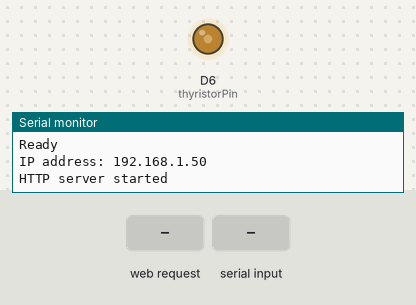
Bench run of a sketch on a simulated ESP8266 (NodeMCU). Shown: output pins drawn as LEDs (lit = HIGH), the last lines printed to the serial monitor. The test bench sets the inputs (shaded band). WiFi joins after 1.5 s; servers stay silent unless stated.

Above: at 2.7 s.
2.8 s: HTTP request GET / received
At 3.51 s:
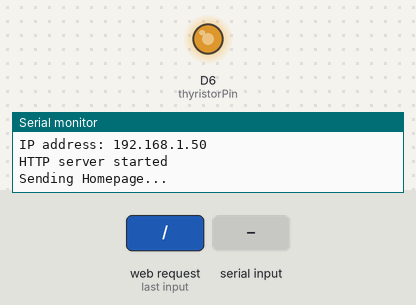
5.8 s: "90,45\n" received over Serial
At 6.95 s:
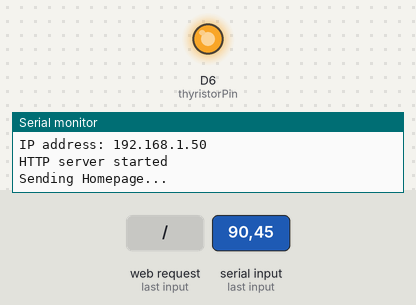
8.8 s: HTTP request GET /setBrightness received
At 10.2 s:
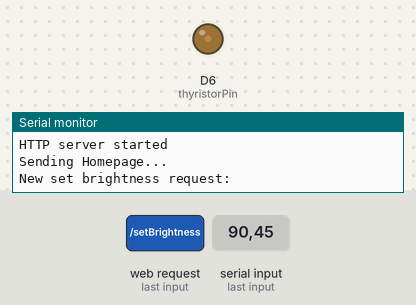
Timing chart, 0 to 11.8 s (numbered marks = the images above; inputs shaded):
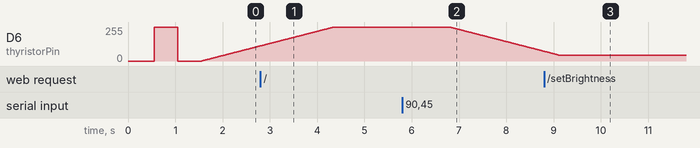

The sketch:

WiFi_Salt_Lamp.ino
```cpp
/**
 * The main parameters to configure this sketch accordingly to your hardware setup are:
 *  - syncPin, that is the pin listening to AC zero cross signal
 *  - light, the pin which is connected to the thyristor
 */

#include "dimmable_light.h"
#include <ESP8266WiFi.h>
#include <ESP8266WiFiMulti.h>
#include <WiFiClient.h>
#include <ESP8266mDNS.h>
#include <ESP8266WebServer.h>
#include <ArduinoOTA.h>

ESP8266WebServer server(80);

const char *ssid = "SSID";
const char *pass = "PASSWORD";

const int syncPin = D5;
const int thyristorPin = D6;
DimmableLight light(thyristorPin);

int currentBrightness = 0;
int targetBrightness = 255;
int nextUpdateTime = 0;
bool powered = true;

void UpdateBrightness() {
  if (millis() > nextUpdateTime) {
    if (powered) {
      if (currentBrightness < targetBrightness) {
        currentBrightness++;
        light.setBrightness(currentBrightness);
      }
      if (currentBrightness > targetBrightness) {
        currentBrightness--;
        light.setBrightness(currentBrightness);
      }
    }
    else {
      if (currentBrightness > 0) {
        currentBrightness--;
        light.setBrightness(currentBrightness);
      }
    }

    nextUpdateTime = millis() + 10;
  }
}


void setup() {
  Serial.begin(115200);

  while(!Serial);


  Serial.println();
  Serial.println("Dimmable Light for Arduino: first example");

  Serial.print("Init the dimmable light class... ");
  DimmableLight::setSyncPin(syncPin);
  // VERY IMPORTANT: Call this method to start internal light routine
  DimmableLight::begin();
  Serial.println("Done!");


  Serial.println("");
  WiFi.begin(ssid, pass);

  Serial.println();
  delay(50);
  Serial.print("Connecting to ");
  Serial.print(ssid);
  bool LED_ON = false;

  while (WiFi.status() != WL_CONNECTED || !LED_ON) {
    Serial.print(".");
    light.setBrightness(LED_ON * 255);
    LED_ON = !LED_ON;
    delay(500);
  }

  Serial.println("");
  Serial.println("Connected!");
  Serial.print("IP Address: ");
  Serial.println(WiFi.localIP());
  Serial.print("Router IP: ");
  Serial.println(WiFi.gatewayIP().toString());


  ArduinoOTA.setHostname("salt");
  ArduinoOTA.onStart([]() {
    String type;
    if (ArduinoOTA.getCommand() == U_FLASH) {
      type = "sketch";
    } else { // U_FS
      type = "filesystem";
    }

    // NOTE: if updating FS this would be the place to unmount FS using FS.end()
    Serial.println("Start updating " + type);
  });
  ArduinoOTA.onEnd([]() {
    Serial.println("\nEnd");
  });
  ArduinoOTA.onProgress([](unsigned int progress, unsigned int total) {
    Serial.printf("Progress: %u%%\r", (progress / (total / 100)));
  });
  ArduinoOTA.onError([](ota_error_t error) {
    Serial.printf("Error[%u]: ", error);
    if (error == OTA_AUTH_ERROR) {
      Serial.println("Auth Failed");
    } else if (error == OTA_BEGIN_ERROR) {
      Serial.println("Begin Failed");
    } else if (error == OTA_CONNECT_ERROR) {
      Serial.println("Connect Failed");
    } else if (error == OTA_RECEIVE_ERROR) {
      Serial.println("Receive Failed");
    } else if (error == OTA_END_ERROR) {
      Serial.println("End Failed");
    }
  });
  ArduinoOTA.begin();
  Serial.println("Ready");
  Serial.print("IP address: ");
  Serial.println(WiFi.localIP());


/*
  // mDNS   =================================================================
  if (MDNS.begin("salt")) //  http://salt.local
    Serial.println("mDNS responder started");
  else
    Serial.println("Error starting mDNS");
*/

  // Web Interface ==============================================================
  server.on("/", HTTP_GET, HandleRoot);
  server.on("/on", HTTP_GET, HandleOn);
  server.on("/off", HTTP_GET, HandleOff);
  server.on("/status", HTTP_GET, HandleStatus);
  server.on("/setBrightness", HTTP_GET, HandleSetBrightness);
  server.on("/getBrightness", HTTP_GET, HandleGetBrightness);
//  server.on("/status", HTTP_GET, HandleStatus);
//  server.on("/set", HTTP_GET, HandleSet);

  server.begin();
  Serial.println("HTTP server started");
  //  ===========================================================================


  MDNS.addService("http", "tcp", 80);
}

void loop() {
  if (Serial.available()) {
    int buf = Serial.parseInt();
    if (buf > 0)
      targetBrightness = buf;
  }

  UpdateBrightness();

  MDNS.update();
  server.handleClient();
  ArduinoOTA.handle();
}
```

webpages.ino
```cpp
bool CheckArgs() {
	if (server.args() != 1)
		return false;
	if (server.argName(0) != "brightness")
		return false;
	//if (server.arg(0) != "1" && server.arg(0) != "2")
	//  return false;

	return true;
}

void HandleRoot() {
	Serial.println("Sending Homepage...");

	String responseHTML = "\
		<html>\
			<head>\
			 <style>\
				 input { outline: none; }\
				 html { font-family: Helvetica;\
					 display: inline-block;\
					 margin: 0px auto;\
					 text-align: center;\
					 font-size: 50px;\
					 background-color: #202020;\
					 color: white; \
				 }\
				 a.button { \
					 background-color: #195B6A; \
					 display: block;\
					 border: none; \
					 color: white; \
					 padding: 16px 40px;\
					 text-decoration: none; \
					 font-size: 75px;\
					 margin: 10px; \
					 cursor: pointer;\
				 }\
				 .mainContainer {\
					 text-align:center;\
					 width: 90%;\
					 padding: 10px 10px;\
					 margin:0 auto;\
				 }\
				 input[type=range] {\
					 -webkit-appearance: none;\
					 width: 95%;\
					 height: 50px;\
					 background-color:#202020\
				 }\
				 input[type=range]::-webkit-slider-runnable-track {\
					 width: 100%;\
					 height: 100px;\
					 cursor: pointer;\
					 box-shadow: 2px 2px 2px rgba(0,0,0,.5);\
					 border-radius: 50px;\
					 border: 0px solid #000101;\
				 }\
				 .brightness::-webkit-slider-runnable-track {\
					 background: linear-gradient(to right,\
						 hsl(0, 0%, 0%) 0%,\
						 hsl(0, 100%, 100%) 100%\
					 );\
				 }\
				 input[type=range]::-webkit-slider-thumb {\
					 height: 100px;\
					 width: 100px;\
					 border-radius: 50%;\
					 cursor: pointer;\
					 -webkit-appearance: none;\
					 background: white;\
					 background-color: rgba(200, 200, 200, .8);\
					 box-shadow: 2px 2px 2px rgba(0,0,0,.5);\
				 }\
			 </style>\
		\
			 <script>\
				 function SendRequest(url) {\
					 var http = new XMLHttpRequest();\
					 http.open('GET', url, true);\
					 http.send();\
				 }\
				 function Update(id) {\
					 value = document.getElementById(id).value;\
					 SendRequest('/setBrightness?brightness=' + value);\
				 }\
				 function On() {\
					 document.getElementById('offButton').style.outline = 'none';\
					 document.getElementById('onButton').style.outline = '5px solid white';\
				 }\
				 function Off() {\
					 document.getElementById('onButton').style.outline = 'none';\
					 document.getElementById('offButton').style.outline = '5px solid white';\
				 }\
			 </script>\
		\
		 </head>\
		 <body onload='if (" + String(powered) + ") On(); else Off();'>\
			 <div class='mainContainer' id='center'>\
				 <h3>ESP8266 Salt Lamp</h3>\
				 <hr>\
				 <br>\
				 <a id='offButton' class='button' onclick='SendRequest(\"/off\"); Off();' style='display:initial; background-color:red'>OFF</a>\
				 <a id='onButton' class='button' onclick='SendRequest(\"/on\"); On();' style='display:initial; background-color:green'>ON</a>\
				 <br><br><hr>\
				 <h3>Brightness</h3>\
				 <input id='light' class='brightness' type='range' min='1' max='100' value='" + String(map(targetBrightness, 0, 255, 0, 100)) + "' onchange='Update(\"light\");' /><br>\
			 <div>\
		 </body>\
		</html>\
	";

	//oninput for continuous updates

	server.send(200, "text/html", responseHTML);
}

void HandleOn() {
	powered = true;
	server.send(200);
}

void HandleOff() {
	powered = false;
	server.send(200);
}

void HandleStatus() {
	server.send(200, "text/html", String(powered));
}

void HandleGetBrightness() {
	server.send(200, "text/html", String(map(targetBrightness, 0, 255, 0, 100)));
}

void HandleSetBrightness() {
	Serial.println("New set brightness request:");
	for (int i = 0; i < server.args(); i++) {
		Serial.print(server.argName(i));
		Serial.print(": ");
		Serial.println(server.arg(i));
	}

	if (server.args() > 0 && CheckArgs()) {
		targetBrightness = map(server.arg(0).toInt(), 0, 100, 0, 255);
		Serial.print("New brightness:");
		Serial.println(targetBrightness);
	}

	server.send(200);
}


void HandleNotFound() {
	server.send(404, "text/html", "<h1>Not Found</h1>");
}
```

Measured:
- after the input at 5.8 s, D6 (thyristorPin): moves from 255/255 to 73/255 over 2.0 s, starting after 1.0 s
